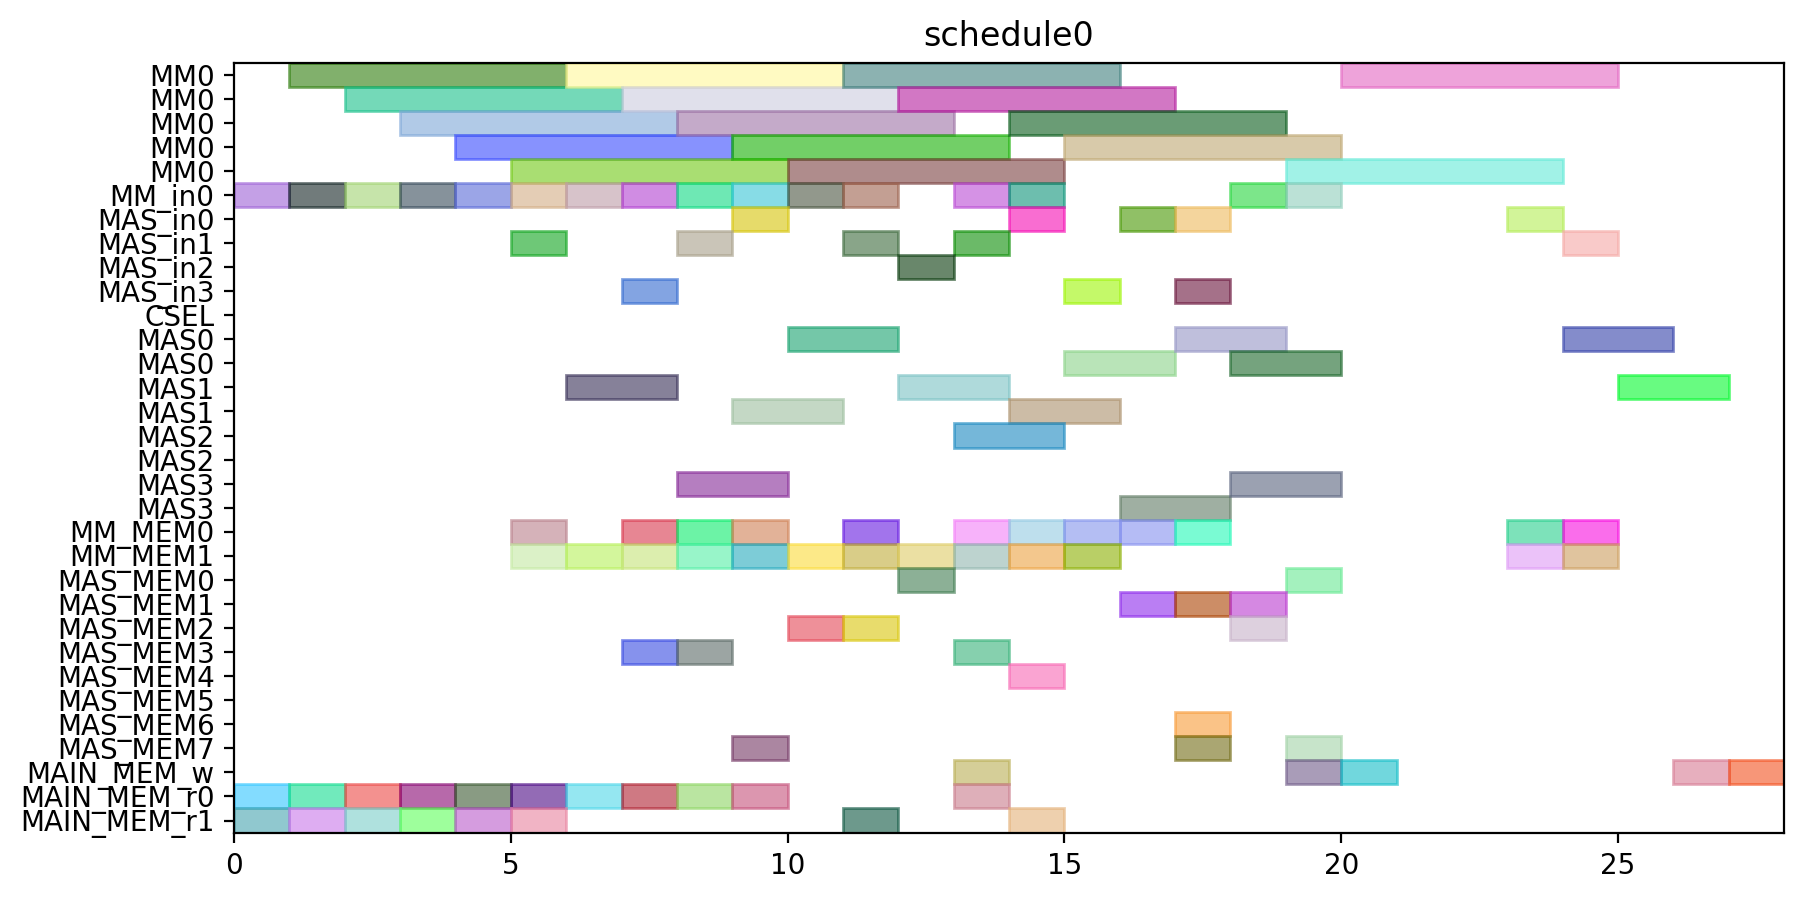

Recreate this plot in Python.
from pyschedule import Scenario, solvers, plotters, alt


def solve():
	horizon = 120
	S = Scenario("schedule0", horizon=horizon)

	# resource
	MM = S.Resources('MM', num=1, size=5)
	MM_in = S.Resources('MM_in', num=1)
	MAS_in = S.Resources('MAS_in', num=4)
	CSEL = S.Resource('CSEL')
	MAS = S.Resources('MAS', num=4, size=2, periods=range(1, horizon))
	MM_MEM = S.Resources('MM_MEM', num=2)
	MAS_MEM = S.Resources('MAS_MEM', num=8)
	MAIN_MEM_w = S.Resource('MAIN_MEM_w', size=1)
	MAIN_MEM_r = S.Resources('MAIN_MEM_r', num=2)

	# result of previous scheduling

	# new tasks
	t0 = S.Task('t0', length=5, delay_cost=1)
	t0 += alt(MM)
	t0_in = S.Task('t0_in', length=1, delay_cost=1)
	t0_in += alt(MM_in)
	S += t0_in*MM_in[0]<=t0*MM[0]
	t0_mem0 = S.Task('t0_mem0', length=1, delay_cost=1)
	t0_mem0 += MAIN_MEM_r[0]
	S += t0_mem0 <= t0

	t0_mem1 = S.Task('t0_mem1', length=1, delay_cost=1)
	t0_mem1 += MAIN_MEM_r[1]
	S += t0_mem1 <= t0

	t1 = S.Task('t1', length=5, delay_cost=1)
	t1 += alt(MM)
	t1_in = S.Task('t1_in', length=1, delay_cost=1)
	t1_in += alt(MM_in)
	S += t1_in*MM_in[0]<=t1*MM[0]
	t1_mem0 = S.Task('t1_mem0', length=1, delay_cost=1)
	t1_mem0 += MAIN_MEM_r[0]
	S += t1_mem0 <= t1

	t1_mem1 = S.Task('t1_mem1', length=1, delay_cost=1)
	t1_mem1 += MAIN_MEM_r[1]
	S += t1_mem1 <= t1

	t2 = S.Task('t2', length=5, delay_cost=1)
	t2 += alt(MM)
	t2_in = S.Task('t2_in', length=1, delay_cost=1)
	t2_in += alt(MM_in)
	S += t2_in*MM_in[0]<=t2*MM[0]
	t2_mem0 = S.Task('t2_mem0', length=1, delay_cost=1)
	t2_mem0 += MAIN_MEM_r[0]
	S += t2_mem0 <= t2

	t2_mem1 = S.Task('t2_mem1', length=1, delay_cost=1)
	t2_mem1 += MAIN_MEM_r[1]
	S += t2_mem1 <= t2

	t3 = S.Task('t3', length=5, delay_cost=1)
	t3 += alt(MM)
	t3_in = S.Task('t3_in', length=1, delay_cost=1)
	t3_in += alt(MM_in)
	S += t3_in*MM_in[0]<=t3*MM[0]
	t3_mem0 = S.Task('t3_mem0', length=1, delay_cost=1)
	t3_mem0 += MAIN_MEM_r[0]
	S += t3_mem0 <= t3

	t3_mem1 = S.Task('t3_mem1', length=1, delay_cost=1)
	t3_mem1 += MAIN_MEM_r[1]
	S += t3_mem1 <= t3

	t5 = S.Task('t5', length=5, delay_cost=1)
	t5 += alt(MM)
	t5_in = S.Task('t5_in', length=1, delay_cost=1)
	t5_in += alt(MM_in)
	S += t5_in*MM_in[0]<=t5*MM[0]
	t5_mem0 = S.Task('t5_mem0', length=1, delay_cost=1)
	t5_mem0 += MAIN_MEM_r[0]
	S += t5_mem0 <= t5

	t5_mem1 = S.Task('t5_mem1', length=1, delay_cost=1)
	t5_mem1 += MAIN_MEM_r[1]
	S += t5_mem1 <= t5

	t23 = S.Task('t23', length=5, delay_cost=1)
	t23 += alt(MM)
	t23_in = S.Task('t23_in', length=1, delay_cost=1)
	t23_in += alt(MM_in)
	S += t23_in*MM_in[0]<=t23*MM[0]
	t23_mem0 = S.Task('t23_mem0', length=1, delay_cost=1)
	t23_mem0 += MAIN_MEM_r[0]
	S += t23_mem0 <= t23

	t23_mem1 = S.Task('t23_mem1', length=1, delay_cost=1)
	t23_mem1 += MAIN_MEM_r[1]
	S += t23_mem1 <= t23

	t4 = S.Task('t4', length=2, delay_cost=1)
	t4 += alt(MAS)
	t4_in = S.Task('t4_in', length=1, delay_cost=1)
	t4_in += alt(MAS_in)
	S += t4_in*MAS_in[0]<=t4*MAS[0]

	S += t4_in*MAS_in[1]<=t4*MAS[1]

	S += t4_in*MAS_in[2]<=t4*MAS[2]

	S += t4_in*MAS_in[3]<=t4*MAS[3]

	t4_mem0 = S.Task('t4_mem0', length=1, delay_cost=1)
	t4_mem0 += alt(MM_MEM)
	S += (t3*MM[0])-1 < t4_mem0*MM_MEM[0]
	S += t4_mem0 <= t4

	t4_mem1 = S.Task('t4_mem1', length=1, delay_cost=1)
	t4_mem1 += alt(MM_MEM)
	S += (t3*MM[0])-1 < t4_mem1*MM_MEM[1]
	S += t4_mem1 <= t4

	t6 = S.Task('t6', length=2, delay_cost=1)
	t6 += alt(MAS)
	t6_in = S.Task('t6_in', length=1, delay_cost=1)
	t6_in += alt(MAS_in)
	S += t6_in*MAS_in[0]<=t6*MAS[0]

	S += t6_in*MAS_in[1]<=t6*MAS[1]

	S += t6_in*MAS_in[2]<=t6*MAS[2]

	S += t6_in*MAS_in[3]<=t6*MAS[3]

	t6_mem0 = S.Task('t6_mem0', length=1, delay_cost=1)
	t6_mem0 += alt(MM_MEM)
	S += (t5*MM[0])-1 < t6_mem0*MM_MEM[0]
	S += t6_mem0 <= t6

	t6_mem1 = S.Task('t6_mem1', length=1, delay_cost=1)
	t6_mem1 += alt(MM_MEM)
	S += (t5*MM[0])-1 < t6_mem1*MM_MEM[1]
	S += t6_mem1 <= t6

	t8 = S.Task('t8', length=5, delay_cost=1)
	t8 += alt(MM)
	t8_in = S.Task('t8_in', length=1, delay_cost=1)
	t8_in += alt(MM_in)
	S += t8_in*MM_in[0]<=t8*MM[0]
	t8_mem0 = S.Task('t8_mem0', length=1, delay_cost=1)
	t8_mem0 += MAIN_MEM_r[0]
	S += t8_mem0 <= t8

	t8_mem1 = S.Task('t8_mem1', length=1, delay_cost=1)
	t8_mem1 += alt(MM_MEM)
	S += (t2*MM[0])-1 < t8_mem1*MM_MEM[1]
	S += t8_mem1 <= t8

	t15 = S.Task('t15', length=5, delay_cost=1)
	t15 += alt(MM)
	t15_in = S.Task('t15_in', length=1, delay_cost=1)
	t15_in += alt(MM_in)
	S += t15_in*MM_in[0]<=t15*MM[0]
	t15_mem0 = S.Task('t15_mem0', length=1, delay_cost=1)
	t15_mem0 += MAIN_MEM_r[0]
	S += t15_mem0 <= t15

	t15_mem1 = S.Task('t15_mem1', length=1, delay_cost=1)
	t15_mem1 += alt(MM_MEM)
	S += (t2*MM[0])-1 < t15_mem1*MM_MEM[1]
	S += t15_mem1 <= t15

	t19 = S.Task('t19', length=2, delay_cost=1)
	t19 += alt(MAS)
	t19_in = S.Task('t19_in', length=1, delay_cost=1)
	t19_in += alt(MAS_in)
	S += t19_in*MAS_in[0]<=t19*MAS[0]

	S += t19_in*MAS_in[1]<=t19*MAS[1]

	S += t19_in*MAS_in[2]<=t19*MAS[2]

	S += t19_in*MAS_in[3]<=t19*MAS[3]

	t19_mem0 = S.Task('t19_mem0', length=1, delay_cost=1)
	t19_mem0 += alt(MM_MEM)
	S += (t0*MM[0])-1 < t19_mem0*MM_MEM[0]
	S += t19_mem0 <= t19

	t19_mem1 = S.Task('t19_mem1', length=1, delay_cost=1)
	t19_mem1 += alt(MM_MEM)
	S += (t0*MM[0])-1 < t19_mem1*MM_MEM[1]
	S += t19_mem1 <= t19

	t24 = S.Task('t24', length=2, delay_cost=1)
	t24 += alt(MAS)
	t24_in = S.Task('t24_in', length=1, delay_cost=1)
	t24_in += alt(MAS_in)
	S += t24_in*MAS_in[0]<=t24*MAS[0]

	S += t24_in*MAS_in[1]<=t24*MAS[1]

	S += t24_in*MAS_in[2]<=t24*MAS[2]

	S += t24_in*MAS_in[3]<=t24*MAS[3]

	t24_mem0 = S.Task('t24_mem0', length=1, delay_cost=1)
	t24_mem0 += alt(MM_MEM)
	S += (t23*MM[0])-1 < t24_mem0*MM_MEM[0]
	S += t24_mem0 <= t24

	t24_mem1 = S.Task('t24_mem1', length=1, delay_cost=1)
	t24_mem1 += alt(MM_MEM)
	S += (t23*MM[0])-1 < t24_mem1*MM_MEM[1]
	S += t24_mem1 <= t24

	t7 = S.Task('t7', length=5, delay_cost=1)
	t7 += alt(MM)
	t7_in = S.Task('t7_in', length=1, delay_cost=1)
	t7_in += alt(MM_in)
	S += t7_in*MM_in[0]<=t7*MM[0]
	t7_mem0 = S.Task('t7_mem0', length=1, delay_cost=1)
	t7_mem0 += MAIN_MEM_r[0]
	S += t7_mem0 <= t7

	t7_mem1 = S.Task('t7_mem1', length=1, delay_cost=1)
	t7_mem1 += alt(MAS_MEM)
	S += (t6*MAS[0])-1 < t7_mem1*MAS_MEM[1]
	S += (t6*MAS[1])-1 < t7_mem1*MAS_MEM[3]
	S += (t6*MAS[2])-1 < t7_mem1*MAS_MEM[5]
	S += (t6*MAS[3])-1 < t7_mem1*MAS_MEM[7]
	S += t7_mem1 <= t7

	t14 = S.Task('t14', length=5, delay_cost=1)
	t14 += alt(MM)
	t14_in = S.Task('t14_in', length=1, delay_cost=1)
	t14_in += alt(MM_in)
	S += t14_in*MM_in[0]<=t14*MM[0]
	S += 0<t14

	t14_w = S.Task('t14_w', length=1, delay_cost=1)
	t14_w += alt(MAIN_MEM_w)
	S += t14 <= t14_w

	t14_mem0 = S.Task('t14_mem0', length=1, delay_cost=1)
	t14_mem0 += MAIN_MEM_r[0]
	S += t14_mem0 <= t14

	t14_mem1 = S.Task('t14_mem1', length=1, delay_cost=1)
	t14_mem1 += alt(MAS_MEM)
	S += (t6*MAS[0])-1 < t14_mem1*MAS_MEM[1]
	S += (t6*MAS[1])-1 < t14_mem1*MAS_MEM[3]
	S += (t6*MAS[2])-1 < t14_mem1*MAS_MEM[5]
	S += (t6*MAS[3])-1 < t14_mem1*MAS_MEM[7]
	S += t14_mem1 <= t14

	t16 = S.Task('t16', length=2, delay_cost=1)
	t16 += alt(MAS)
	t16_in = S.Task('t16_in', length=1, delay_cost=1)
	t16_in += alt(MAS_in)
	S += t16_in*MAS_in[0]<=t16*MAS[0]

	S += t16_in*MAS_in[1]<=t16*MAS[1]

	S += t16_in*MAS_in[2]<=t16*MAS[2]

	S += t16_in*MAS_in[3]<=t16*MAS[3]

	t16_mem0 = S.Task('t16_mem0', length=1, delay_cost=1)
	t16_mem0 += alt(MM_MEM)
	S += (t0*MM[0])-1 < t16_mem0*MM_MEM[0]
	S += t16_mem0 <= t16

	t16_mem1 = S.Task('t16_mem1', length=1, delay_cost=1)
	t16_mem1 += alt(MM_MEM)
	S += (t15*MM[0])-1 < t16_mem1*MM_MEM[1]
	S += t16_mem1 <= t16

	t20 = S.Task('t20', length=2, delay_cost=1)
	t20 += alt(MAS)
	t20_in = S.Task('t20_in', length=1, delay_cost=1)
	t20_in += alt(MAS_in)
	S += t20_in*MAS_in[0]<=t20*MAS[0]

	S += t20_in*MAS_in[1]<=t20*MAS[1]

	S += t20_in*MAS_in[2]<=t20*MAS[2]

	S += t20_in*MAS_in[3]<=t20*MAS[3]

	t20_mem0 = S.Task('t20_mem0', length=1, delay_cost=1)
	t20_mem0 += alt(MM_MEM)
	S += (t0*MM[0])-1 < t20_mem0*MM_MEM[0]
	S += t20_mem0 <= t20

	t20_mem1 = S.Task('t20_mem1', length=1, delay_cost=1)
	t20_mem1 += alt(MAS_MEM)
	S += (t19*MAS[0])-1 < t20_mem1*MAS_MEM[1]
	S += (t19*MAS[1])-1 < t20_mem1*MAS_MEM[3]
	S += (t19*MAS[2])-1 < t20_mem1*MAS_MEM[5]
	S += (t19*MAS[3])-1 < t20_mem1*MAS_MEM[7]
	S += t20_mem1 <= t20

	t25 = S.Task('t25', length=5, delay_cost=1)
	t25 += alt(MM)
	t25_in = S.Task('t25_in', length=1, delay_cost=1)
	t25_in += alt(MM_in)
	S += t25_in*MM_in[0]<=t25*MM[0]
	t25_mem0 = S.Task('t25_mem0', length=1, delay_cost=1)
	t25_mem0 += alt(MAS_MEM)
	S += (t24*MAS[0])-1 < t25_mem0*MAS_MEM[0]
	S += (t24*MAS[1])-1 < t25_mem0*MAS_MEM[2]
	S += (t24*MAS[2])-1 < t25_mem0*MAS_MEM[4]
	S += (t24*MAS[3])-1 < t25_mem0*MAS_MEM[6]
	S += t25_mem0 <= t25

	t25_mem1 = S.Task('t25_mem1', length=1, delay_cost=1)
	t25_mem1 += MAIN_MEM_r[1]
	S += t25_mem1 <= t25

	t26 = S.Task('t26', length=5, delay_cost=1)
	t26 += alt(MM)
	t26_in = S.Task('t26_in', length=1, delay_cost=1)
	t26_in += alt(MM_in)
	S += t26_in*MM_in[0]<=t26*MM[0]
	t26_mem0 = S.Task('t26_mem0', length=1, delay_cost=1)
	t26_mem0 += alt(MAS_MEM)
	S += (t24*MAS[0])-1 < t26_mem0*MAS_MEM[0]
	S += (t24*MAS[1])-1 < t26_mem0*MAS_MEM[2]
	S += (t24*MAS[2])-1 < t26_mem0*MAS_MEM[4]
	S += (t24*MAS[3])-1 < t26_mem0*MAS_MEM[6]
	S += t26_mem0 <= t26

	t26_mem1 = S.Task('t26_mem1', length=1, delay_cost=1)
	t26_mem1 += alt(MM_MEM)
	S += (t1*MM[0])-1 < t26_mem1*MM_MEM[1]
	S += t26_mem1 <= t26

	t9 = S.Task('t9', length=2, delay_cost=1)
	t9 += alt(MAS)
	t9_in = S.Task('t9_in', length=1, delay_cost=1)
	t9_in += alt(MAS_in)
	S += t9_in*MAS_in[0]<=t9*MAS[0]

	S += t9_in*MAS_in[1]<=t9*MAS[1]

	S += t9_in*MAS_in[2]<=t9*MAS[2]

	S += t9_in*MAS_in[3]<=t9*MAS[3]

	t9_mem0 = S.Task('t9_mem0', length=1, delay_cost=1)
	t9_mem0 += alt(MM_MEM)
	S += (t7*MM[0])-1 < t9_mem0*MM_MEM[0]
	S += t9_mem0 <= t9

	t9_mem1 = S.Task('t9_mem1', length=1, delay_cost=1)
	t9_mem1 += alt(MM_MEM)
	S += (t8*MM[0])-1 < t9_mem1*MM_MEM[1]
	S += t9_mem1 <= t9

	t17 = S.Task('t17', length=5, delay_cost=1)
	t17 += alt(MM)
	t17_in = S.Task('t17_in', length=1, delay_cost=1)
	t17_in += alt(MM_in)
	S += t17_in*MM_in[0]<=t17*MM[0]
	S += 0<t17

	t17_w = S.Task('t17_w', length=1, delay_cost=1)
	t17_w += alt(MAIN_MEM_w)
	S += t17 <= t17_w

	t17_mem0 = S.Task('t17_mem0', length=1, delay_cost=1)
	t17_mem0 += MAIN_MEM_r[0]
	S += t17_mem0 <= t17

	t17_mem1 = S.Task('t17_mem1', length=1, delay_cost=1)
	t17_mem1 += alt(MAS_MEM)
	S += (t16*MAS[0])-1 < t17_mem1*MAS_MEM[1]
	S += (t16*MAS[1])-1 < t17_mem1*MAS_MEM[3]
	S += (t16*MAS[2])-1 < t17_mem1*MAS_MEM[5]
	S += (t16*MAS[3])-1 < t17_mem1*MAS_MEM[7]
	S += t17_mem1 <= t17

	t21 = S.Task('t21', length=2, delay_cost=1)
	t21 += alt(MAS)
	t21_in = S.Task('t21_in', length=1, delay_cost=1)
	t21_in += alt(MAS_in)
	S += t21_in*MAS_in[0]<=t21*MAS[0]

	S += t21_in*MAS_in[1]<=t21*MAS[1]

	S += t21_in*MAS_in[2]<=t21*MAS[2]

	S += t21_in*MAS_in[3]<=t21*MAS[3]

	t21_mem0 = S.Task('t21_mem0', length=1, delay_cost=1)
	t21_mem0 += alt(MAS_MEM)
	S += (t20*MAS[0])-1 < t21_mem0*MAS_MEM[0]
	S += (t20*MAS[1])-1 < t21_mem0*MAS_MEM[2]
	S += (t20*MAS[2])-1 < t21_mem0*MAS_MEM[4]
	S += (t20*MAS[3])-1 < t21_mem0*MAS_MEM[6]
	S += t21_mem0 <= t21

	t21_mem1 = S.Task('t21_mem1', length=1, delay_cost=1)
	t21_mem1 += alt(MM_MEM)
	S += (t15*MM[0])-1 < t21_mem1*MM_MEM[1]
	S += t21_mem1 <= t21

	t27 = S.Task('t27', length=2, delay_cost=1)
	t27 += alt(MAS)
	t27_in = S.Task('t27_in', length=1, delay_cost=1)
	t27_in += alt(MAS_in)
	S += t27_in*MAS_in[0]<=t27*MAS[0]

	S += t27_in*MAS_in[1]<=t27*MAS[1]

	S += t27_in*MAS_in[2]<=t27*MAS[2]

	S += t27_in*MAS_in[3]<=t27*MAS[3]

	t27_mem0 = S.Task('t27_mem0', length=1, delay_cost=1)
	t27_mem0 += alt(MM_MEM)
	S += (t26*MM[0])-1 < t27_mem0*MM_MEM[0]
	S += t27_mem0 <= t27

	t27_mem1 = S.Task('t27_mem1', length=1, delay_cost=1)
	t27_mem1 += alt(MM_MEM)
	S += (t26*MM[0])-1 < t27_mem1*MM_MEM[1]
	S += t27_mem1 <= t27

	t10 = S.Task('t10', length=2, delay_cost=1)
	t10 += alt(MAS)
	t10_in = S.Task('t10_in', length=1, delay_cost=1)
	t10_in += alt(MAS_in)
	S += t10_in*MAS_in[0]<=t10*MAS[0]

	S += t10_in*MAS_in[1]<=t10*MAS[1]

	S += t10_in*MAS_in[2]<=t10*MAS[2]

	S += t10_in*MAS_in[3]<=t10*MAS[3]

	t10_mem0 = S.Task('t10_mem0', length=1, delay_cost=1)
	t10_mem0 += alt(MM_MEM)
	S += (t1*MM[0])-1 < t10_mem0*MM_MEM[0]
	S += t10_mem0 <= t10

	t10_mem1 = S.Task('t10_mem1', length=1, delay_cost=1)
	t10_mem1 += alt(MAS_MEM)
	S += (t9*MAS[0])-1 < t10_mem1*MAS_MEM[1]
	S += (t9*MAS[1])-1 < t10_mem1*MAS_MEM[3]
	S += (t9*MAS[2])-1 < t10_mem1*MAS_MEM[5]
	S += (t9*MAS[3])-1 < t10_mem1*MAS_MEM[7]
	S += t10_mem1 <= t10

	t11 = S.Task('t11', length=2, delay_cost=1)
	t11 += alt(MAS)
	t11_in = S.Task('t11_in', length=1, delay_cost=1)
	t11_in += alt(MAS_in)
	S += t11_in*MAS_in[0]<=t11*MAS[0]

	S += t11_in*MAS_in[1]<=t11*MAS[1]

	S += t11_in*MAS_in[2]<=t11*MAS[2]

	S += t11_in*MAS_in[3]<=t11*MAS[3]

	t11_mem0 = S.Task('t11_mem0', length=1, delay_cost=1)
	t11_mem0 += alt(MM_MEM)
	S += (t1*MM[0])-1 < t11_mem0*MM_MEM[0]
	S += t11_mem0 <= t11

	t11_mem1 = S.Task('t11_mem1', length=1, delay_cost=1)
	t11_mem1 += alt(MAS_MEM)
	S += (t9*MAS[0])-1 < t11_mem1*MAS_MEM[1]
	S += (t9*MAS[1])-1 < t11_mem1*MAS_MEM[3]
	S += (t9*MAS[2])-1 < t11_mem1*MAS_MEM[5]
	S += (t9*MAS[3])-1 < t11_mem1*MAS_MEM[7]
	S += t11_mem1 <= t11

	t22 = S.Task('t22', length=5, delay_cost=1)
	t22 += alt(MM)
	t22_in = S.Task('t22_in', length=1, delay_cost=1)
	t22_in += alt(MM_in)
	S += t22_in*MM_in[0]<=t22*MM[0]
	t22_mem0 = S.Task('t22_mem0', length=1, delay_cost=1)
	t22_mem0 += alt(MAS_MEM)
	S += (t21*MAS[0])-1 < t22_mem0*MAS_MEM[0]
	S += (t21*MAS[1])-1 < t22_mem0*MAS_MEM[2]
	S += (t21*MAS[2])-1 < t22_mem0*MAS_MEM[4]
	S += (t21*MAS[3])-1 < t22_mem0*MAS_MEM[6]
	S += t22_mem0 <= t22

	t22_mem1 = S.Task('t22_mem1', length=1, delay_cost=1)
	t22_mem1 += MAIN_MEM_r[1]
	S += t22_mem1 <= t22

	new_PZ = S.Task('new_PZ', length=2, delay_cost=1)
	new_PZ += alt(MAS)
	new_PZ_in = S.Task('new_PZ_in', length=1, delay_cost=1)
	new_PZ_in += alt(MAS_in)
	S += new_PZ_in*MAS_in[0]<=new_PZ*MAS[0]

	S += new_PZ_in*MAS_in[1]<=new_PZ*MAS[1]

	S += new_PZ_in*MAS_in[2]<=new_PZ*MAS[2]

	S += new_PZ_in*MAS_in[3]<=new_PZ*MAS[3]

	S += 0<new_PZ

	new_PZ_w = S.Task('new_PZ_w', length=1, delay_cost=1)
	new_PZ_w += alt(MAIN_MEM_w)
	S += new_PZ <= new_PZ_w

	new_PZ_mem0 = S.Task('new_PZ_mem0', length=1, delay_cost=1)
	new_PZ_mem0 += alt(MAS_MEM)
	S += (t27*MAS[0])-1 < new_PZ_mem0*MAS_MEM[0]
	S += (t27*MAS[1])-1 < new_PZ_mem0*MAS_MEM[2]
	S += (t27*MAS[2])-1 < new_PZ_mem0*MAS_MEM[4]
	S += (t27*MAS[3])-1 < new_PZ_mem0*MAS_MEM[6]
	S += new_PZ_mem0 <= new_PZ

	new_PZ_mem1 = S.Task('new_PZ_mem1', length=1, delay_cost=1)
	new_PZ_mem1 += alt(MAS_MEM)
	S += (t27*MAS[0])-1 < new_PZ_mem1*MAS_MEM[1]
	S += (t27*MAS[1])-1 < new_PZ_mem1*MAS_MEM[3]
	S += (t27*MAS[2])-1 < new_PZ_mem1*MAS_MEM[5]
	S += (t27*MAS[3])-1 < new_PZ_mem1*MAS_MEM[7]
	S += new_PZ_mem1 <= new_PZ

	t12 = S.Task('t12', length=5, delay_cost=1)
	t12 += alt(MM)
	t12_in = S.Task('t12_in', length=1, delay_cost=1)
	t12_in += alt(MM_in)
	S += t12_in*MM_in[0]<=t12*MM[0]
	t12_mem0 = S.Task('t12_mem0', length=1, delay_cost=1)
	t12_mem0 += alt(MAS_MEM)
	S += (t10*MAS[0])-1 < t12_mem0*MAS_MEM[0]
	S += (t10*MAS[1])-1 < t12_mem0*MAS_MEM[2]
	S += (t10*MAS[2])-1 < t12_mem0*MAS_MEM[4]
	S += (t10*MAS[3])-1 < t12_mem0*MAS_MEM[6]
	S += t12_mem0 <= t12

	t12_mem1 = S.Task('t12_mem1', length=1, delay_cost=1)
	t12_mem1 += alt(MAS_MEM)
	S += (t11*MAS[0])-1 < t12_mem1*MAS_MEM[1]
	S += (t11*MAS[1])-1 < t12_mem1*MAS_MEM[3]
	S += (t11*MAS[2])-1 < t12_mem1*MAS_MEM[5]
	S += (t11*MAS[3])-1 < t12_mem1*MAS_MEM[7]
	S += t12_mem1 <= t12

	t13 = S.Task('t13', length=5, delay_cost=1)
	t13 += alt(MM)
	t13_in = S.Task('t13_in', length=1, delay_cost=1)
	t13_in += alt(MM_in)
	S += t13_in*MM_in[0]<=t13*MM[0]
	t13_mem0 = S.Task('t13_mem0', length=1, delay_cost=1)
	t13_mem0 += alt(MAS_MEM)
	S += (t4*MAS[0])-1 < t13_mem0*MAS_MEM[0]
	S += (t4*MAS[1])-1 < t13_mem0*MAS_MEM[2]
	S += (t4*MAS[2])-1 < t13_mem0*MAS_MEM[4]
	S += (t4*MAS[3])-1 < t13_mem0*MAS_MEM[6]
	S += t13_mem0 <= t13

	t13_mem1 = S.Task('t13_mem1', length=1, delay_cost=1)
	t13_mem1 += alt(MAS_MEM)
	S += (t10*MAS[0])-1 < t13_mem1*MAS_MEM[1]
	S += (t10*MAS[1])-1 < t13_mem1*MAS_MEM[3]
	S += (t10*MAS[2])-1 < t13_mem1*MAS_MEM[5]
	S += (t10*MAS[3])-1 < t13_mem1*MAS_MEM[7]
	S += t13_mem1 <= t13

	new_PY = S.Task('new_PY', length=2, delay_cost=1)
	new_PY += alt(MAS)
	new_PY_in = S.Task('new_PY_in', length=1, delay_cost=1)
	new_PY_in += alt(MAS_in)
	S += new_PY_in*MAS_in[0]<=new_PY*MAS[0]

	S += new_PY_in*MAS_in[1]<=new_PY*MAS[1]

	S += new_PY_in*MAS_in[2]<=new_PY*MAS[2]

	S += new_PY_in*MAS_in[3]<=new_PY*MAS[3]

	S += 0<new_PY

	new_PY_w = S.Task('new_PY_w', length=1, delay_cost=1)
	new_PY_w += alt(MAIN_MEM_w)
	S += new_PY <= new_PY_w

	new_PY_mem0 = S.Task('new_PY_mem0', length=1, delay_cost=1)
	new_PY_mem0 += alt(MM_MEM)
	S += (t12*MM[0])-1 < new_PY_mem0*MM_MEM[0]
	S += new_PY_mem0 <= new_PY

	new_PY_mem1 = S.Task('new_PY_mem1', length=1, delay_cost=1)
	new_PY_mem1 += alt(MM_MEM)
	S += (t22*MM[0])-1 < new_PY_mem1*MM_MEM[1]
	S += new_PY_mem1 <= new_PY

	new_PX = S.Task('new_PX', length=2, delay_cost=1)
	new_PX += alt(MAS)
	new_PX_in = S.Task('new_PX_in', length=1, delay_cost=1)
	new_PX_in += alt(MAS_in)
	S += new_PX_in*MAS_in[0]<=new_PX*MAS[0]

	S += new_PX_in*MAS_in[1]<=new_PX*MAS[1]

	S += new_PX_in*MAS_in[2]<=new_PX*MAS[2]

	S += new_PX_in*MAS_in[3]<=new_PX*MAS[3]

	S += 0<new_PX

	new_PX_w = S.Task('new_PX_w', length=1, delay_cost=1)
	new_PX_w += alt(MAIN_MEM_w)
	S += new_PX <= new_PX_w

	new_PX_mem0 = S.Task('new_PX_mem0', length=1, delay_cost=1)
	new_PX_mem0 += alt(MM_MEM)
	S += (t13*MM[0])-1 < new_PX_mem0*MM_MEM[0]
	S += new_PX_mem0 <= new_PX

	new_PX_mem1 = S.Task('new_PX_mem1', length=1, delay_cost=1)
	new_PX_mem1 += alt(MM_MEM)
	S += (t25*MM[0])-1 < new_PX_mem1*MM_MEM[1]
	S += new_PX_mem1 <= new_PX

	solvers.mip.solve(S,msg=1,kind='CPLEX',ratio_gap=1.01)

	solution = [['hoge']*len(S.solution()[1]) for i in range(len(S.solution()))]
	for i in range(len(S.solution())):
		for j in range(len(S.solution()[i])):
			solution[i][j]=str(S.solution()[i][j])
	print(solution)

	cycles = int(solution[-1][3])

	pic_file_name = "/home/mfukuda/ABE/multiRAM_multiMAS_16mux/scheduling_result/stage5MM1_stage2MAS4/EP_DBL_A_ANY/schedule0.png"
	if(S.solution() != []):
		plotters.matplotlib.plot(S,img_filename=pic_file_name, show_task_labels=False, fig_size=(cycles*0.25+3, 5))

	return solution
